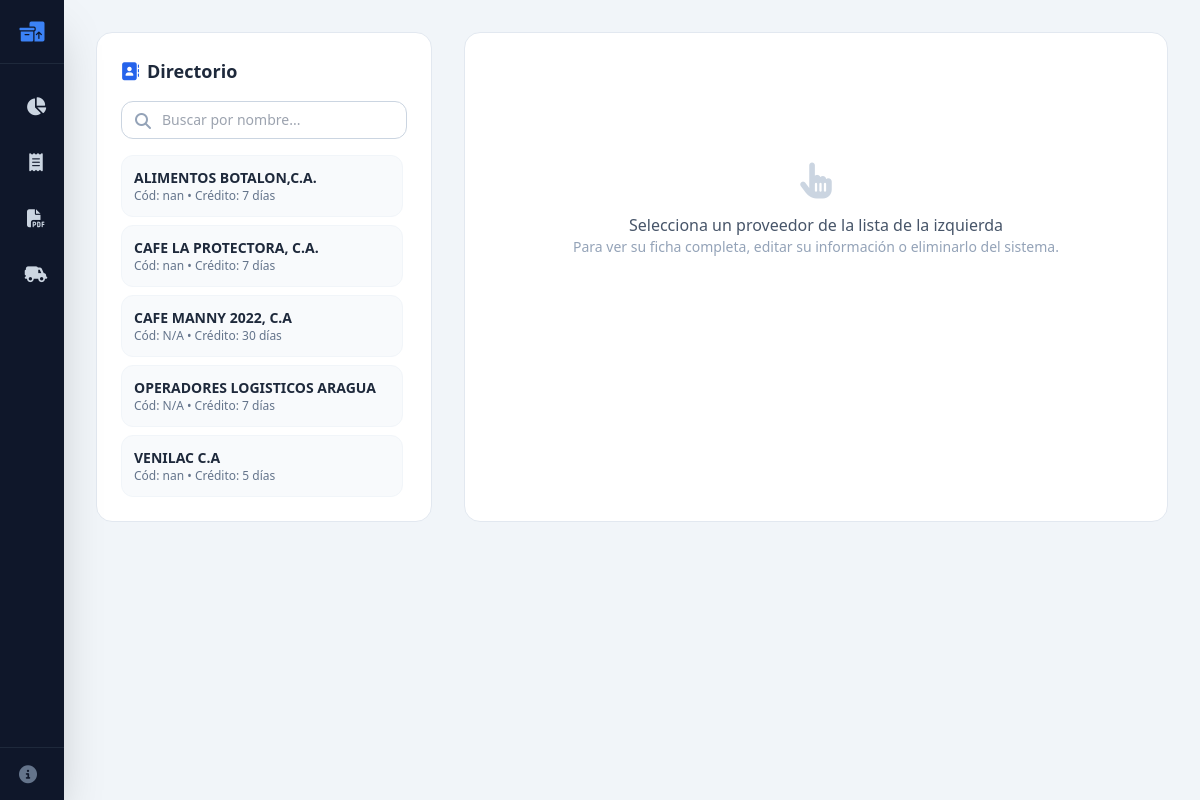
/proveedores, run on the app's committed database.
### tables this page shows
CREATE TABLE Proveedores (
            id INTEGER PRIMARY KEY AUTOINCREMENT, 
            codigo TEXT, 
            nombre TEXT UNIQUE, 
            dias_credito INTEGER DEFAULT 30, 
            dias_despacho INTEGER DEFAULT 3, 
            dias_inventario INTEGER DEFAULT 15,
            contacto TEXT
        );

### main.py (the view)
@app.get("/proveedores")
def gestionar_proveedores(request: Request, buscar: str = ""):
    if buscar:
        query = "SELECT id, codigo, nombre, dias_credito, dias_despacho, contacto FROM Proveedores WHERE nombre LIKE ? ORDER BY nombre ASC"
        df = ejecutar_query(query, (f"%{buscar}%",), is_select=True)
    else:
        query = "SELECT id, codigo, nombre, dias_credito, dias_despacho, contacto FROM Proveedores ORDER BY nombre ASC"
        df = ejecutar_query(query, is_select=True)
    proveedores = df.to_dict(orient="records") if not df.empty else []
    return templates.TemplateResponse(request, "proveedores.html", {"proveedores": proveedores, "busqueda": buscar})

### templates/proveedores.html
{% extends "base.html" %}
{% block content %}
<div class="grid grid-cols-1 lg:grid-cols-3 gap-8">
    <div class="bg-white p-6 rounded-2xl border border-slate-200 shadow-xs lg:col-span-1">
        <h3 class="text-lg font-bold text-slate-800 mb-4 flex items-center gap-2">
            <i class="fa-solid fa-address-book text-blue-600"></i> Directorio
        </h3>
        <form method="GET" action="/proveedores" class="mb-4">
            <div class="relative">
                <input type="text" name="buscar" value="{{ busqueda }}" placeholder="Buscar por nombre..." class="w-full pl-10 pr-4 py-2 border border-slate-300 rounded-xl focus:outline-none focus:ring-2 focus:ring-blue-500 text-sm">
                <i class="fa-solid fa-search absolute left-3.5 top-3 text-slate-400"></i>
            </div>
        </form>
        <div class="space-y-2 max-h-[550px] overflow-y-auto pr-1">
            {% for p in proveedores %}
            <a href="?buscar={{ busqueda }}&select={{ p.id }}" class="block p-3 rounded-xl border border-slate-100 bg-slate-50 hover:bg-blue-50 hover:border-blue-200 transition">
                <p class="font-semibold text-slate-800 text-sm">{{ p.nombre }}</p>
                <p class="text-xs text-slate-500">Cód: {{ p.codigo or 'N/A' }} • Crédito: {{ p.dias_credito }} días</p>
            </a>
            {% else %}
            <p class="text-sm text-slate-500 text-center py-4">No se encontraron proveedores.</p>
            {% endfor %}
        </div>
    </div>
    <div class="bg-white p-8 rounded-2xl border border-slate-200 shadow-xs lg:col-span-2">
        {% set selected_id = request.query_params.get('select') %}
        {% set prov_obj = proveedores | selectattr("id", "equalto", selected_id | int) | first if selected_id else None %}
        {% if prov_obj %}
        <div class="flex justify-between items-center border-b border-slate-100 pb-4 mb-6">
            <h3 class="text-xl font-bold text-slate-800 flex items-center gap-2">
                <i class="fa-solid fa-id-card text-blue-600"></i> Ficha de Proveedor
            </h3>
            <form action="/proveedores/eliminar/{{ prov_obj.id }}" method="POST" onsubmit="return confirm('¿Estás seguro de eliminar este proveedor?');">
                <button type="submit" class="px-3 py-1.5 bg-rose-50 text-rose-600 hover:bg-rose-100 rounded-lg text-xs font-semibold transition">
                    <i class="fa-solid fa-trash mr-1"></i> Eliminar
                </button>
            </form>
        </div>
        <form action="/proveedores/guardar" method="POST" class="space-y-4">
            <input type="hidden" name="id" value="{{ prov_obj.id }}">
            <div class="grid grid-cols-1 md:grid-cols-2 gap-4">
                <div>
                    <label class="block text-xs font-bold text-slate-600 uppercase mb-1">Código</label>
                    <input type="text" name="codigo" value="{{ prov_obj.codigo or '' }}" class="w-full px-4 py-2 border border-slate-300 rounded-xl text-sm focus:ring-2 focus:ring-blue-500 focus:outline-none">
                </div>
                <div>
                    <label class="block text-xs font-bold text-slate-600 uppercase mb-1">Descripción / Nombre</label>
                    <input type="text" name="nombre" value="{{ prov_obj.nombre }}" required class="w-full px-4 py-2 border border-slate-300 rounded-xl text-sm focus:ring-2 focus:ring-blue-500 focus:outline-none">
                </div>
                <div>
                    <label class="block text-xs font-bold text-slate-600 uppercase mb-1">Días de Crédito</label>
                    <input type="number" name="dias_credito" value="{{ prov_obj.dias_credito }}" class="w-full px-4 py-2 border border-slate-300 rounded-xl text-sm focus:ring-2 focus:ring-blue-500 focus:outline-none">
                </div>
                <div>
                    <label class="block text-xs font-bold text-slate-600 uppercase mb-1">Contacto</label>
                    <input type="text" name="contacto" value="{{ prov_obj.contacto or '' }}" class="w-full px-4 py-2 border border-slate-300 rounded-xl text-sm focus:ring-2 focus:ring-blue-500 focus:outline-none">
                </div>
            </div>
            <div class="pt-4 flex justify-end">
                <button type="submit" class="px-6 py-2.5 bg-blue-600 hover:bg-blue-700 text-white font-semibold rounded-xl text-sm shadow-sm transition">
                    <i class="fa-solid fa-floppy-disk mr-2"></i> Guardar Cambios
                </button>
            </div>
        </form>
        {% else %}
        <div class="text-center py-24 text-slate-400">
            <i class="fa-solid fa-hand-pointer text-4xl mb-3 text-slate-300"></i>
            <p class="text-base font-medium text-slate-600">Selecciona un proveedor de la lista de la izquierda</p>
            <p class="text-sm">Para ver su ficha completa, editar su información o eliminarlo del sistema.</p>
        </div>
        {% endif %}
    </div>
</div>
{% endblock %}

### data on the page
Proveedores: nombre "ALIMENTOS BOTALON,C.A.", codigo "nan", dias_credito "7"
Proveedores: nombre "CAFE LA PROTECTORA, C.A.", codigo "nan", dias_credito "7"
Proveedores: nombre "CAFE MANNY 2022, C.A", codigo "N/A", dias_credito "30"
Proveedores: nombre "OPERADORES LOGISTICOS ARAGUA", codigo "N/A", dias_credito "7"
Proveedores: nombre "VENILAC C.A", codigo "nan", dias_credito "5"
